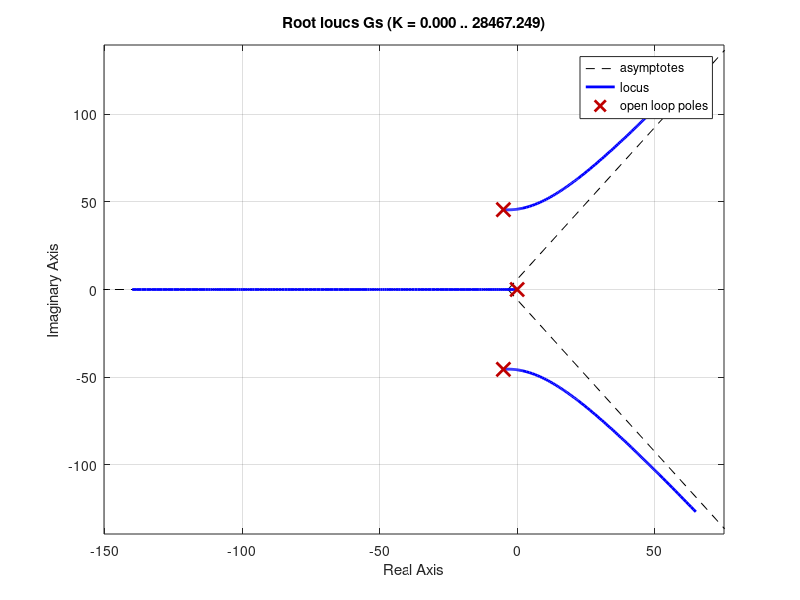

The MATLAB source for this figure:
clear all #fechar variaveis
close all #fechar figuras
clc #limpar comandos

pkg load control

#FT do Gp
NGp = [100];
DGp = [1 10 100];
Gp = tf(NGp,DGp)

#FT do H
H=1;

#Pela definicao:
# 1+K.G = 0
# Gc = Kp + Ki/s
# Temos:
# 1 + Gc*Gp*H = 0
# 1 + [ (Kp*s+Ki)/s ]*[ 100/(s^2+10s+100) ]*1 = 0
# [ s^3+10s^2+100s+2000s+100*Ki ] / [ s^3+10s^2+100s ] = 0

# Pelo numerador:
# s^3+10s^2+100s+2000s+100*Ki = 0
# Se A(s) = s^3+10s^2+2100s
# Divide o numerado pelo A(s):
# 1 + (Ki*100)/(s^3+10s^2+2100s) = 0
# 1 + Ki * [100/(s^3+10s^2+2100s)] = 0
# Assimilando com " 1 + K*G(s)=0 ", temos:
# K = Ki
# G(s) = 100/(s^3+10s^2+2100s)

#Lugar das Raizes da FT
NGs = [100];
DGs = [1 10 2100 0];
Gs = tf(NGs,DGs)
figure(1)
rlocus(Gs)

#Pelo comando rlocfind()
#utlize o comando a seguir na "Janela de Comando": [K, polos] = rlocfind(Gs)